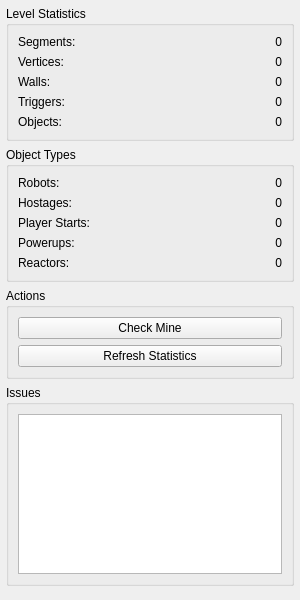
<?xml version="1.0" encoding="UTF-8"?>
<ui version="4.0">
 <class>DiagnosticsTool</class>
 <widget class="QWidget" name="DiagnosticsTool">
  <property name="geometry">
   <rect>
    <x>0</x>
    <y>0</y>
    <width>300</width>
    <height>600</height>
   </rect>
  </property>
  <property name="windowTitle">
   <string>Diagnostics Tool</string>
  </property>
  <layout class="QVBoxLayout" name="verticalLayout">
   <property name="spacing">
    <number>6</number>
   </property>
   <property name="leftMargin">
    <number>6</number>
   </property>
   <property name="topMargin">
    <number>6</number>
   </property>
   <property name="rightMargin">
    <number>6</number>
   </property>
   <property name="bottomMargin">
    <number>6</number>
   </property>
   <item>
    <widget class="QGroupBox" name="statisticsGroup">
     <property name="title">
      <string>Level Statistics</string>
     </property>
     <layout class="QFormLayout" name="formLayout">
      <property name="horizontalSpacing">
       <number>6</number>
      </property>
      <property name="verticalSpacing">
       <number>6</number>
      </property>
      <item row="0" column="0">
       <widget class="QLabel" name="labelSegments">
        <property name="text">
         <string>Segments:</string>
        </property>
       </widget>
      </item>
      <item row="0" column="1">
       <widget class="QLabel" name="valueSegments">
        <property name="text">
         <string>0</string>
        </property>
        <property name="alignment">
         <set>Qt::AlignRight|Qt::AlignTrailing|Qt::AlignVCenter</set>
        </property>
       </widget>
      </item>
      <item row="1" column="0">
       <widget class="QLabel" name="labelVertices">
        <property name="text">
         <string>Vertices:</string>
        </property>
       </widget>
      </item>
      <item row="1" column="1">
       <widget class="QLabel" name="valueVertices">
        <property name="text">
         <string>0</string>
        </property>
        <property name="alignment">
         <set>Qt::AlignRight|Qt::AlignTrailing|Qt::AlignVCenter</set>
        </property>
       </widget>
      </item>
      <item row="2" column="0">
       <widget class="QLabel" name="labelWalls">
        <property name="text">
         <string>Walls:</string>
        </property>
       </widget>
      </item>
      <item row="2" column="1">
       <widget class="QLabel" name="valueWalls">
        <property name="text">
         <string>0</string>
        </property>
        <property name="alignment">
         <set>Qt::AlignRight|Qt::AlignTrailing|Qt::AlignVCenter</set>
        </property>
       </widget>
      </item>
      <item row="3" column="0">
       <widget class="QLabel" name="labelTriggers">
        <property name="text">
         <string>Triggers:</string>
        </property>
       </widget>
      </item>
      <item row="3" column="1">
       <widget class="QLabel" name="valueTriggers">
        <property name="text">
         <string>0</string>
        </property>
        <property name="alignment">
         <set>Qt::AlignRight|Qt::AlignTrailing|Qt::AlignVCenter</set>
        </property>
       </widget>
      </item>
      <item row="4" column="0">
       <widget class="QLabel" name="labelObjects">
        <property name="text">
         <string>Objects:</string>
        </property>
       </widget>
      </item>
      <item row="4" column="1">
       <widget class="QLabel" name="valueObjects">
        <property name="text">
         <string>0</string>
        </property>
        <property name="alignment">
         <set>Qt::AlignRight|Qt::AlignTrailing|Qt::AlignVCenter</set>
        </property>
       </widget>
      </item>
     </layout>
    </widget>
   </item>
   <item>
    <widget class="QGroupBox" name="objectTypesGroup">
     <property name="title">
      <string>Object Types</string>
     </property>
     <layout class="QFormLayout" name="formLayout_2">
      <item row="0" column="0">
       <widget class="QLabel" name="labelRobots">
        <property name="text">
         <string>Robots:</string>
        </property>
       </widget>
      </item>
      <item row="0" column="1">
       <widget class="QLabel" name="valueRobots">
        <property name="text">
         <string>0</string>
        </property>
        <property name="alignment">
         <set>Qt::AlignRight|Qt::AlignTrailing|Qt::AlignVCenter</set>
        </property>
       </widget>
      </item>
      <item row="1" column="0">
       <widget class="QLabel" name="labelHostages">
        <property name="text">
         <string>Hostages:</string>
        </property>
       </widget>
      </item>
      <item row="1" column="1">
       <widget class="QLabel" name="valueHostages">
        <property name="text">
         <string>0</string>
        </property>
        <property name="alignment">
         <set>Qt::AlignRight|Qt::AlignTrailing|Qt::AlignVCenter</set>
        </property>
       </widget>
      </item>
      <item row="2" column="0">
       <widget class="QLabel" name="labelPlayers">
        <property name="text">
         <string>Player Starts:</string>
        </property>
       </widget>
      </item>
      <item row="2" column="1">
       <widget class="QLabel" name="valuePlayers">
        <property name="text">
         <string>0</string>
        </property>
        <property name="alignment">
         <set>Qt::AlignRight|Qt::AlignTrailing|Qt::AlignVCenter</set>
        </property>
       </widget>
      </item>
      <item row="3" column="0">
       <widget class="QLabel" name="labelPowerups">
        <property name="text">
         <string>Powerups:</string>
        </property>
       </widget>
      </item>
      <item row="3" column="1">
       <widget class="QLabel" name="valuePowerups">
        <property name="text">
         <string>0</string>
        </property>
        <property name="alignment">
         <set>Qt::AlignRight|Qt::AlignTrailing|Qt::AlignVCenter</set>
        </property>
       </widget>
      </item>
      <item row="4" column="0">
       <widget class="QLabel" name="labelReactors">
        <property name="text">
         <string>Reactors:</string>
        </property>
       </widget>
      </item>
      <item row="4" column="1">
       <widget class="QLabel" name="valueReactors">
        <property name="text">
         <string>0</string>
        </property>
        <property name="alignment">
         <set>Qt::AlignRight|Qt::AlignTrailing|Qt::AlignVCenter</set>
        </property>
       </widget>
      </item>
     </layout>
    </widget>
   </item>
   <item>
    <widget class="QGroupBox" name="actionsGroup">
     <property name="title">
      <string>Actions</string>
     </property>
     <layout class="QVBoxLayout" name="verticalLayout_2">
      <item>
       <widget class="QPushButton" name="btnCheckMine">
        <property name="text">
         <string>Check Mine</string>
        </property>
       </widget>
      </item>
      <item>
       <widget class="QPushButton" name="btnRefresh">
        <property name="text">
         <string>Refresh Statistics</string>
        </property>
       </widget>
      </item>
     </layout>
    </widget>
   </item>
   <item>
    <widget class="QGroupBox" name="issuesGroup">
     <property name="title">
      <string>Issues</string>
     </property>
     <layout class="QVBoxLayout" name="verticalLayout_3">
      <item>
       <widget class="QListWidget" name="issuesList">
        <property name="alternatingRowColors">
         <bool>true</bool>
        </property>
       </widget>
      </item>
     </layout>
    </widget>
   </item>
   <item>
    <spacer name="verticalSpacer">
     <property name="orientation">
      <enum>Qt::Vertical</enum>
     </property>
     <property name="sizeHint" stdset="0">
      <size>
       <width>20</width>
       <height>40</height>
      </size>
     </property>
    </spacer>
   </item>
  </layout>
 </widget>
 <resources/>
 <connections/>
</ui>
